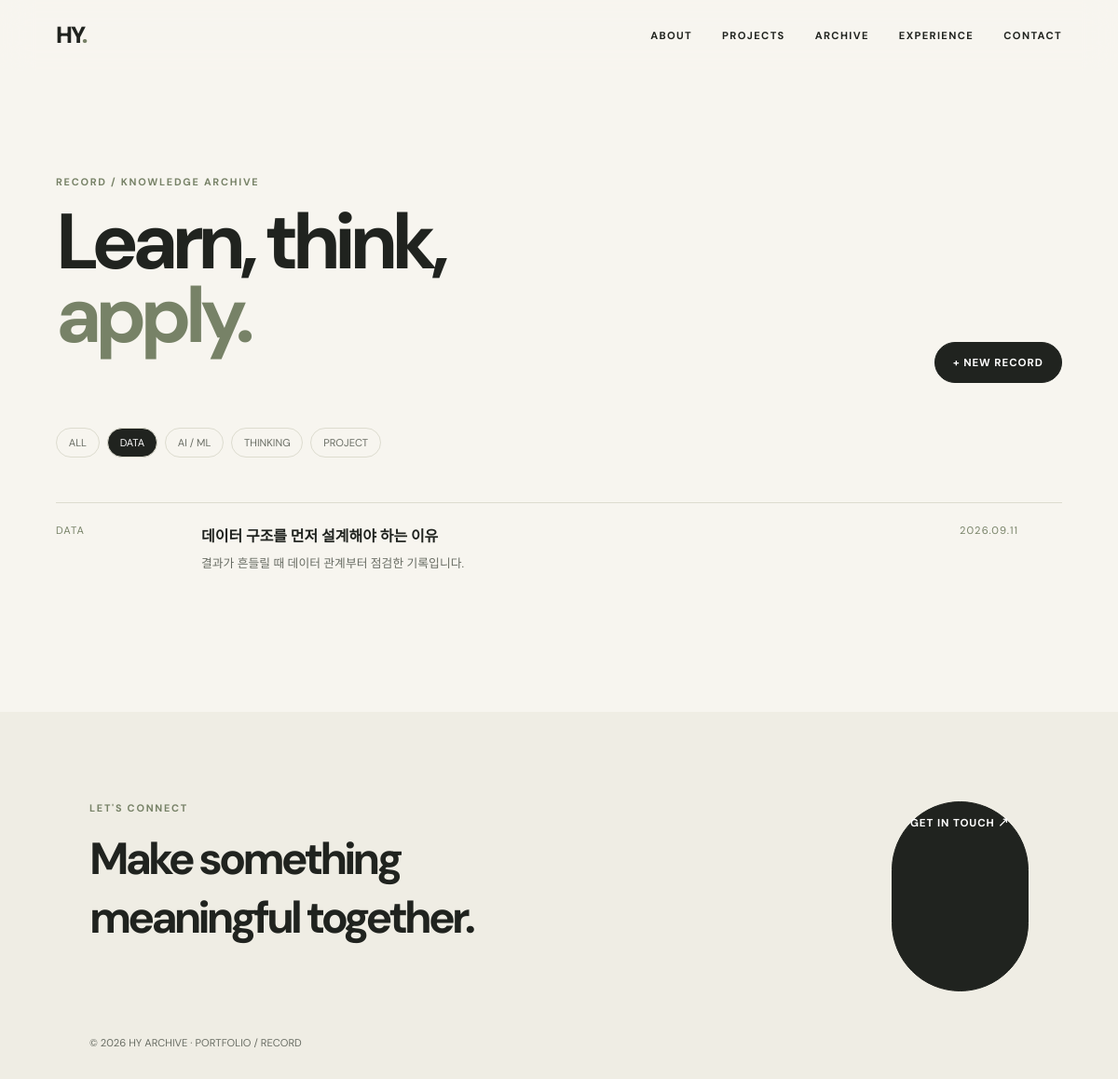
/archive?category=DATA, run on the app's committed database.
### models.py (models this page shows)
class TimestampMixin:
    created_at = db.Column(db.DateTime, default=datetime.utcnow)
    updated_at = db.Column(db.DateTime, default=datetime.utcnow, onupdate=datetime.utcnow)

class Archive(TimestampMixin, db.Model):
    id = db.Column(db.Integer, primary_key=True)
    title = db.Column(db.String(200), nullable=False)
    category = db.Column(db.String(80), nullable=False)
    summary = db.Column(db.Text)
    content = db.Column(db.Text)
    tags = db.Column(db.String(400))
    thumbnail = db.Column(db.String(400))
    source_type = db.Column(db.String(80))
    source_url = db.Column(db.String(400))
    is_featured = db.Column(db.Boolean, default=False, nullable=False)
    is_pinned = db.Column(db.Boolean, default=False, nullable=False)
    view_count = db.Column(db.Integer, default=0, nullable=False)
    like_count = db.Column(db.Integer, default=0, nullable=False)
    recommendation_count = db.Column(db.Integer, default=0, nullable=False)
    comments = db.relationship("RecordComment", backref="record", cascade="all, delete-orphan", lazy=True)

### app.py (the view)
@app.route("/archive")
def archive():
    category = request.args.get("category", "ALL")
    query = Archive.query.order_by(Archive.created_at.desc())
    if category != "ALL": query = query.filter_by(category=category)
    return render_template("archive/list.html", archives=query.all(), category=category)

### app.py (called while the page is built)
@app.context_processor
def globals_for_templates():
    return {"profile": Profile.query.first(), "project_count": Project.query.count(), "archive_count": Archive.query.count(), "skill_count": Skill.query.count()}

@app.before_request
def protect_admin():
    if request.path.startswith("/admin") and request.endpoint != "admin_login" and not session.get("admin"): return redirect(url_for("admin_login"))

### templates/archive/list.html
{% extends 'base.html' %}{% block title %}Archive — HY ARCHIVE{% endblock %}{% block content %}<main class="page"><div class="row"><div><p class="eyebrow">RECORD / KNOWLEDGE ARCHIVE</p><h1 class="page-title">Learn, think,<br><em>apply.</em></h1></div><a class="button dark" href="{{ url_for('new_record') }}">+ NEW RECORD</a></div><div class="filters">{% for cat in ['ALL','DATA','AI / ML','THINKING','PROJECT'] %}<a class="{% if category == cat %}active{% endif %}" href="{{ url_for('archive', category=cat) }}">{{ cat }}</a>{% endfor %}</div><div class="archive-list">{% for item in archives %}<a class="archive-row" href="{{ url_for('archive_detail', archive_id=item.id) }}"><span>{{ item.category }}</span><strong>{{ item.title }}<small>{{ item.summary }}</small></strong><time>{{ item.created_at.strftime('%Y.%m.%d') }}</time></a>{% else %}<p class="muted">아직 기록이 없습니다. 아래 버튼으로 첫 기록을 작성해보세요.</p><a class="button dark" href="{{ url_for('new_record') }}">+ WRITE FIRST RECORD</a>{% endfor %}</div></main>{% endblock %}

### static/css/style.css (style rules this page uses)
:root { --bg:#f7f5ef;--surface:#fff;--soft:#efede4;--text:#20231f;--muted:#696d64;--olive:#778267;--dark:#606c54;--border:#dddccf }
* { box-sizing:border-box }
html { scroll-behavior:smooth }
body { margin:0;background:var(--bg);color:var(--text);font-family:'DM Sans','Noto Sans KR',sans-serif }
a { color:inherit;text-decoration:none }
.logo span,em { color:var(--olive);font-style:normal }
.hero h1,.page-title { font-size:clamp(3.4rem,7vw,7rem);line-height:.94;letter-spacing:-.08em;margin:1.2rem 0 2rem }
.eyebrow { color:var(--olive);font-size:.68rem;font-weight:700;letter-spacing:.16em;margin:0 0 1rem;text-transform:uppercase }
.button { display:inline-flex;padding:.85rem 1.2rem;border:1px solid var(--border);border-radius:999px;font:inherit;font-size:.72rem;font-weight:700;letter-spacing:.08em;background:transparent;cursor:pointer }
.button.dark { background:var(--text);color:#fff;border-color:var(--text) }
.section,.page { max-width:1240px;margin:0 auto;padding:8rem 5vw }
.row { display:flex;justify-content:space-between;align-items:end }
.archive-row { display:grid;grid-template-columns:140px 1fr 110px;gap:1rem;padding:1.4rem 0;border-top:1px solid var(--border);align-items:start }
.archive-row span,.archive-row time { font-size:.7rem;color:var(--olive);letter-spacing:.1em }
.archive-row small { display:block;color:var(--muted);font-size:.8rem;font-weight:400;margin-top:.5rem }
.page { padding-top:7rem }
.page-title { max-width:900px }
.tag-list span,.filters a { border:1px solid var(--border);border-radius:999px;padding:.5rem .8rem;font-size:.7rem;color:var(--muted) }
.filters { display:flex;gap:.5rem;margin:3rem 0 }
.filters a.active { background:var(--text);color:#fff }

### data on the page
Archive: category "DATA", title "데이터 구조를 먼저 설계해야 하는 이유", summary "결과가 흔들릴 때 데이터 관계부터 점검한 기록입니다.", created_at "2026.09.11"

### other printed values
{{ cat }} "ALL" "DATA" "AI / ML" "THINKING" "PROJECT"
